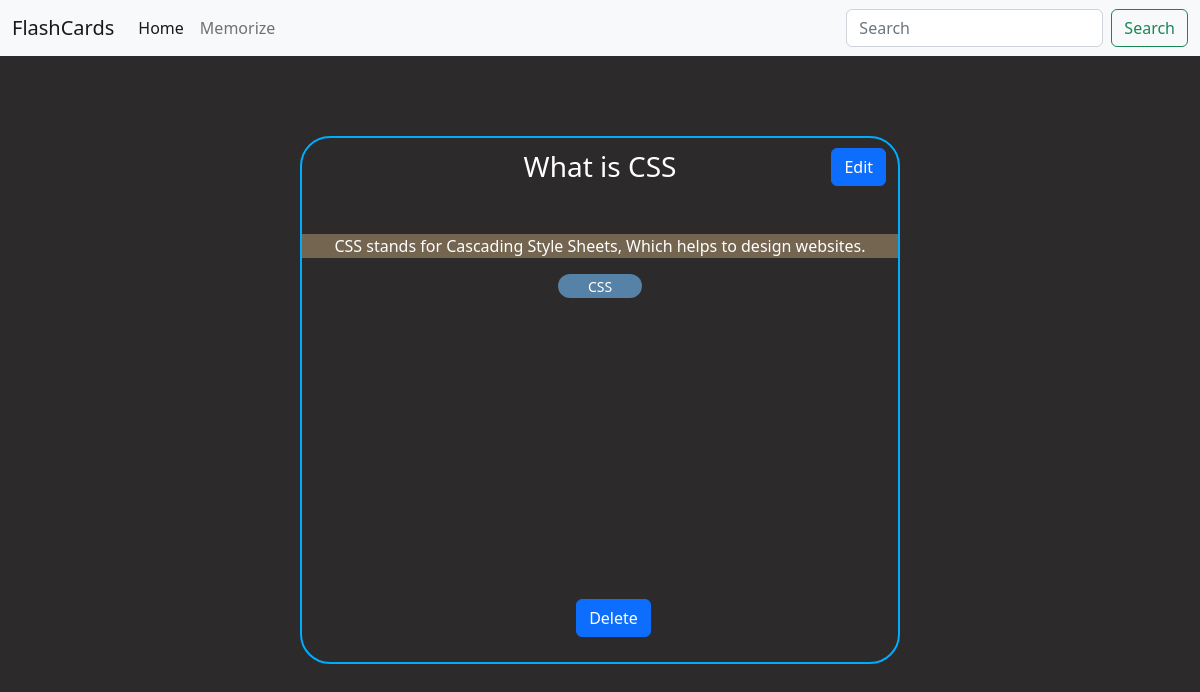
/show/23/, run on an earlier commit of the app's database.
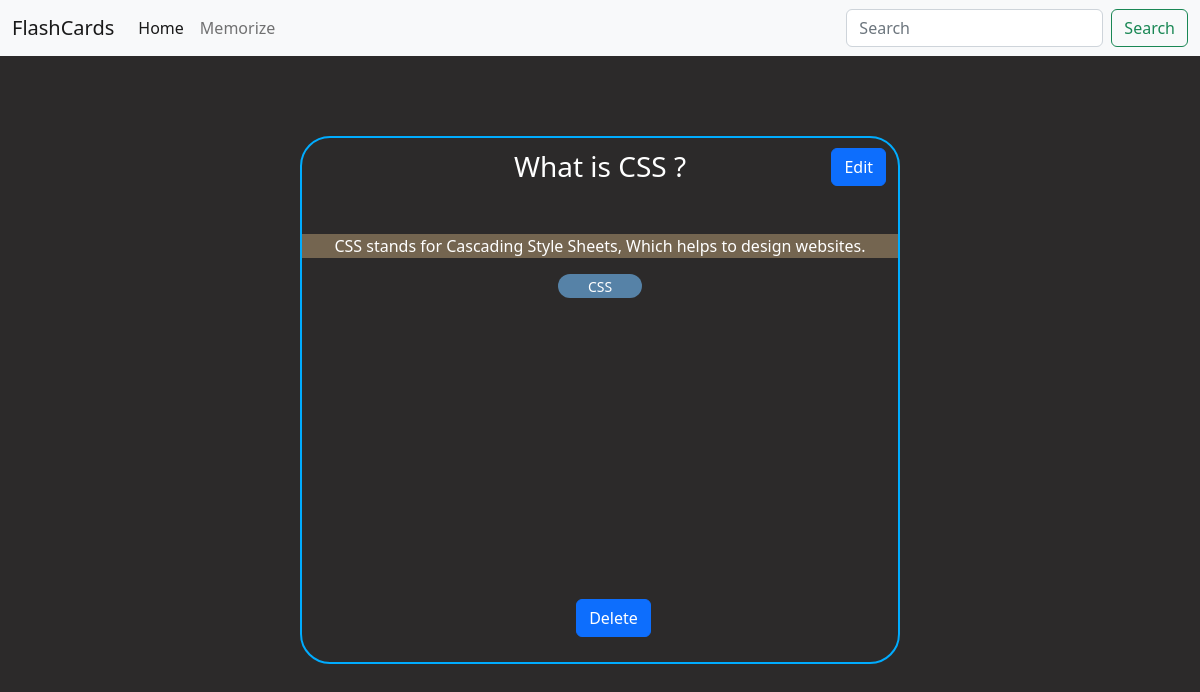
And on a later commit of the database.
### AppFlashCards/models.py (models this page shows, shortened)
class Data(models.Model):
    question = models.CharField(max_length=100)
    answer = models.CharField(max_length=100000)
    tag = models.CharField(max_length=20)
    choice = models.IntegerField()

### AppFlashCards/views.py (the view)
# urls.py: path('show/<int:id>/',views.show,name='show'),
def show(request,id):
    db_data = getdata()
    for d in db_data:
        if d['id'] == id:
            d['tag'] = d['tag'].upper()
            return render(request,'show.html',{'db_data':[d]})
    return HttpResponse("Unable to show")

### AppFlashCards/views.py (called while the page is built)
def getdata():
    all_data = Data.objects.all()
    db_data = []
    for dt in all_data:
        temp = {'id':dt.id,'question':dt.question,'answer':dt.answer,'tag':dt.tag,'choice':dt.choice}
        db_data.append(temp)
    return db_data

### AppFlashCards/templates/show.html (shortened to what this page needs)
{%extends 'base.html'%}
    {%block content%}
    {% for key in db_data %}
    <div class="showcard">
        <div class="question">
            <h3>{{key.question}}</h3>
        </div>
        {% if key.choice%}
            <div class="answer" style="margin-top: 50px;background-color:#746550">
                    <p>{{ key.answer}}</p>
            </div>
        {% else %}
            <div class="answer" style="margin-top: 50px;background-color:#728595">
                <pre><code>{{key.answer}}</code></pre>
            </div>
        {% endif %}
        <div class="tag" style="background-color: #5682a7;
        width: 14%;
        margin: auto;
        border-radius: 16px;">
            <small>{{key.tag}}</small>
        </div>
        <a href="{%url 'edit' id=key.id%}" class="btn btn-primary" style="position: absolute;
        top: 2%;
        right: 2%;">Edit</a>
        <a href="{%url 'delete' id=key.id %}" class="btn btn-primary" style="position: absolute;
        top: 88%;
        left: 46%;">Delete</a>
    </div>
    {%endfor%}
    {%endblock%}

What changed in the data, as far as the page shows it:
changed Data "CSS stands for Cascading Style Sheets, Which helps to design websites.": question "What is CSS" → "What is CSS ?"
